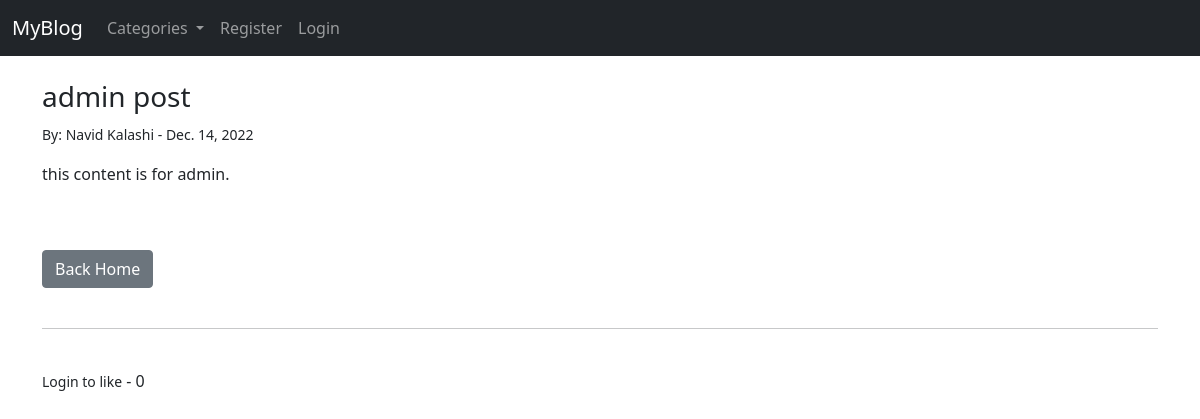
The app's page /article/35/ with its own data.
### blog/models.py (models this page shows, shortened)
class Post(models.Model):
    title = models.CharField(max_length=255)
    title_tag = models.CharField(max_length=255)
    author = models.ForeignKey(User, on_delete=models.CASCADE)
    body = RichTextField(blank=True, null=True)
    date = models.DateField(auto_now_add=True)
    category = models.CharField(max_length=255, default='coding')
    snippet = models.CharField(max_length=255)
    likes = models.ManyToManyField(User, related_name='blog_posts')
    def total_likes(self):
        return self.likes.count()

### blog/views.py (the view)
# urls.py: path('article/<int:pk>/', ArticleDetailView.as_view(), name='article_detail'),
class ArticleDetailView(DetailView):
    model = Post
    template_name = 'article_detail.html'
    def get_context_data(self, *args, **kwargs):
        cat_menu = Category.objects.all()
        context = super(ArticleDetailView, self).get_context_data(*args, **kwargs)
        stuff = get_object_or_404(Post, id=self.kwargs['pk'])
        total_likes = stuff.total_likes()
        liked = False
        if stuff.likes.filter(id=self.request.user.id).exists():
            liked = True
        context['total_likes'] = total_likes
        context['cat_menu'] = cat_menu
        context['liked'] = liked
        return context

### blog/models.py (called while the page is built)
    def __str__(self):
        return self.name

### blog/templates/article_detail.html (shortened to what this page needs)
{% extends "base.html" %}
{% block content %}
    <h3>{{post.title}}</h3>
    <small>By: {{post.author.first_name}} {{post.author.last_name}} - {{post.date}} </small>
    <p>{{post.body|safe}}</p>
    <br><br>
    <a href="{% url 'home' %}" class='btn btn-secondary'>Back Home</a>
    <br><br>
    <hr>
    <br>
    <form action="{% url 'like_post' post.pk %}" method='POST'>
        {% if user.is_authenticated %}
            {% if liked %}
                <button type='submit' name='post_id' value='{{post.id}}' class='btn btn-danger btn-sm'>
                    Unlike
                </button>
            {% else %}
                <button type='submit' name='post_id' value='{{post.id}}' class='btn btn-primary btn-sm'>
                    Like
                </button>
            {% endif %}
        {% else %}
                <small>Login to like</small>
        {% endif %} - {{total_likes}}
    </form>
{% endblock content %}

### records on screen
Post: title "admin post", author.first_name "Navid", author.last_name "Kalashi", date "Dec. 14, 2022", body "this content is for admin."

### other values on screen
{{ total_likes }} "0"
